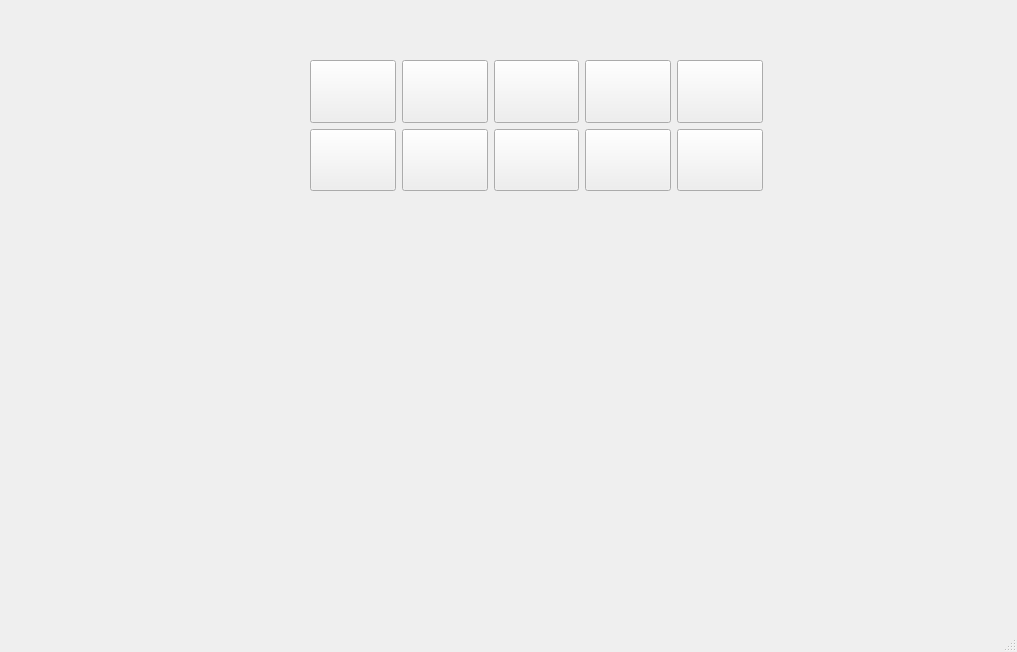
<?xml version="1.0" encoding="UTF-8"?>
<ui version="4.0">
 <class>MainWindow</class>
 <widget class="QMainWindow" name="MainWindow">
  <property name="geometry">
   <rect>
    <x>0</x>
    <y>0</y>
    <width>1017</width>
    <height>652</height>
   </rect>
  </property>
  <property name="windowTitle">
   <string>MainWindow</string>
  </property>
  <widget class="QWidget" name="centralwidget">
   <widget class="QWidget" name="gridLayoutWidget">
    <property name="geometry">
     <rect>
      <x>310</x>
      <y>60</y>
      <width>453</width>
      <height>131</height>
     </rect>
    </property>
    <layout class="QGridLayout" name="gridLayout">
     <item row="0" column="0">
      <widget class="QPushButton" name="pushButton">
       <property name="sizePolicy">
        <sizepolicy hsizetype="Minimum" vsizetype="Expanding">
         <horstretch>0</horstretch>
         <verstretch>0</verstretch>
        </sizepolicy>
       </property>
       <property name="text">
        <string/>
       </property>
       <property name="iconSize">
        <size>
         <width>65</width>
         <height>60</height>
        </size>
       </property>
      </widget>
     </item>
     <item row="1" column="0">
      <widget class="QPushButton" name="pushButton_2">
       <property name="sizePolicy">
        <sizepolicy hsizetype="Minimum" vsizetype="Expanding">
         <horstretch>0</horstretch>
         <verstretch>0</verstretch>
        </sizepolicy>
       </property>
       <property name="text">
        <string/>
       </property>
      </widget>
     </item>
     <item row="1" column="1">
      <widget class="QPushButton" name="pushButton_3">
       <property name="sizePolicy">
        <sizepolicy hsizetype="Minimum" vsizetype="Expanding">
         <horstretch>0</horstretch>
         <verstretch>0</verstretch>
        </sizepolicy>
       </property>
       <property name="text">
        <string/>
       </property>
      </widget>
     </item>
     <item row="0" column="1">
      <widget class="QPushButton" name="pushButton_4">
       <property name="sizePolicy">
        <sizepolicy hsizetype="Minimum" vsizetype="Expanding">
         <horstretch>0</horstretch>
         <verstretch>0</verstretch>
        </sizepolicy>
       </property>
       <property name="text">
        <string/>
       </property>
      </widget>
     </item>
     <item row="1" column="2">
      <widget class="QPushButton" name="pushButton_5">
       <property name="sizePolicy">
        <sizepolicy hsizetype="Minimum" vsizetype="Expanding">
         <horstretch>0</horstretch>
         <verstretch>0</verstretch>
        </sizepolicy>
       </property>
       <property name="text">
        <string/>
       </property>
      </widget>
     </item>
     <item row="0" column="2">
      <widget class="QPushButton" name="pushButton_6">
       <property name="sizePolicy">
        <sizepolicy hsizetype="Minimum" vsizetype="Expanding">
         <horstretch>0</horstretch>
         <verstretch>0</verstretch>
        </sizepolicy>
       </property>
       <property name="text">
        <string/>
       </property>
      </widget>
     </item>
     <item row="1" column="3">
      <widget class="QPushButton" name="pushButton_7">
       <property name="sizePolicy">
        <sizepolicy hsizetype="Minimum" vsizetype="Expanding">
         <horstretch>0</horstretch>
         <verstretch>0</verstretch>
        </sizepolicy>
       </property>
       <property name="text">
        <string/>
       </property>
      </widget>
     </item>
     <item row="0" column="3">
      <widget class="QPushButton" name="pushButton_8">
       <property name="sizePolicy">
        <sizepolicy hsizetype="Minimum" vsizetype="Expanding">
         <horstretch>0</horstretch>
         <verstretch>0</verstretch>
        </sizepolicy>
       </property>
       <property name="text">
        <string/>
       </property>
      </widget>
     </item>
     <item row="1" column="4">
      <widget class="QPushButton" name="pushButton_9">
       <property name="sizePolicy">
        <sizepolicy hsizetype="Minimum" vsizetype="Expanding">
         <horstretch>0</horstretch>
         <verstretch>0</verstretch>
        </sizepolicy>
       </property>
       <property name="text">
        <string/>
       </property>
      </widget>
     </item>
     <item row="0" column="4">
      <widget class="QPushButton" name="pushButton_10">
       <property name="sizePolicy">
        <sizepolicy hsizetype="Minimum" vsizetype="Expanding">
         <horstretch>0</horstretch>
         <verstretch>0</verstretch>
        </sizepolicy>
       </property>
       <property name="text">
        <string/>
       </property>
      </widget>
     </item>
    </layout>
   </widget>
  </widget>
  <widget class="QMenuBar" name="menubar">
   <property name="geometry">
    <rect>
     <x>0</x>
     <y>0</y>
     <width>1017</width>
     <height>21</height>
    </rect>
   </property>
  </widget>
  <widget class="QStatusBar" name="statusbar"/>
 </widget>
 <resources/>
 <connections/>
</ui>
